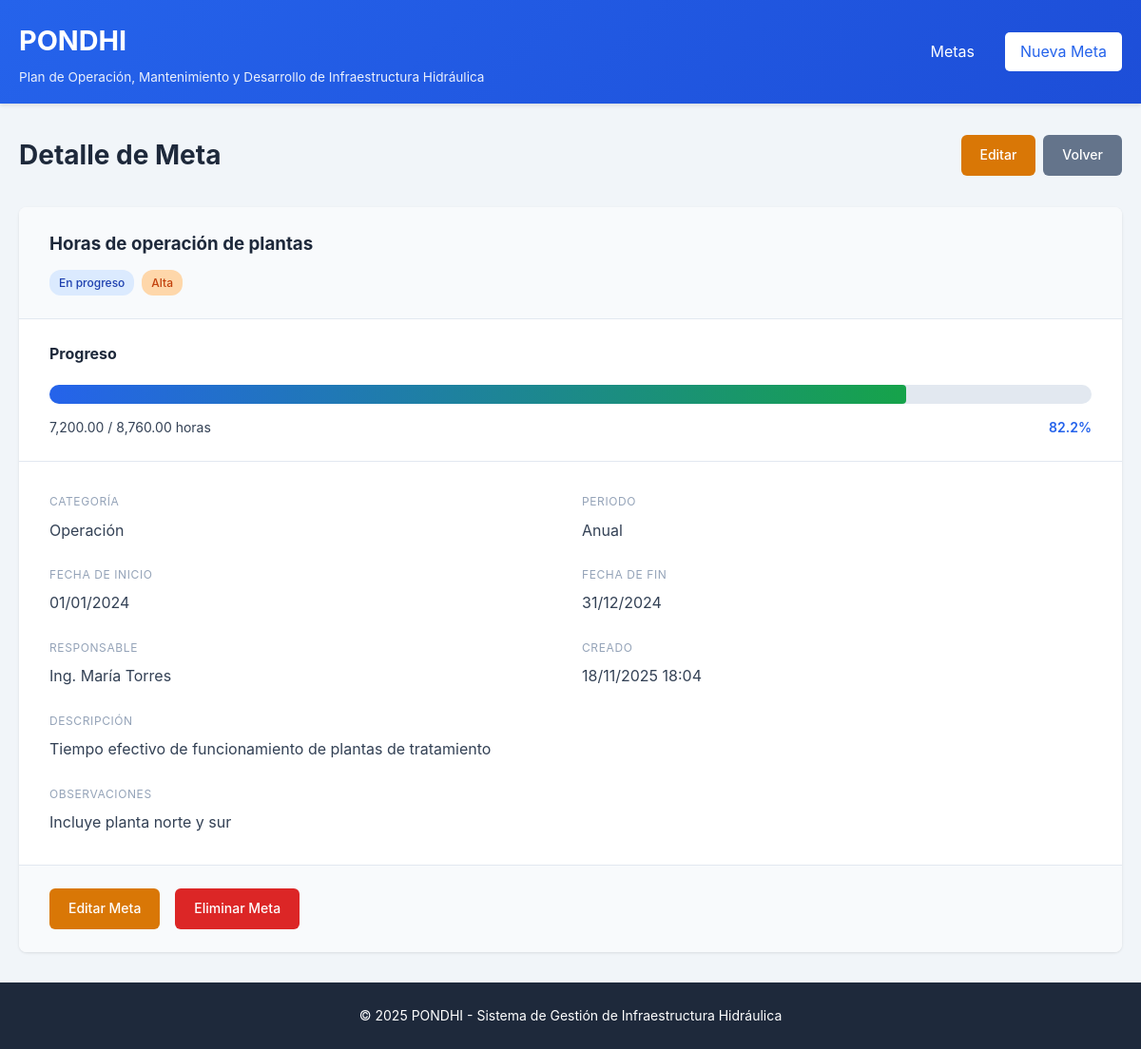
The app's page /public/metas/ver/2 with its own data.
### tables this page shows
CREATE TABLE IF NOT EXISTS metas (
    id INT AUTO_INCREMENT PRIMARY KEY,
    categoria_id INT NOT NULL,
    titulo VARCHAR(255) NOT NULL,
    descripcion TEXT,
    unidad_medida VARCHAR(50) NOT NULL,
    valor_meta DECIMAL(15,2) NOT NULL,
    valor_actual DECIMAL(15,2) DEFAULT 0,
    fecha_inicio DATE NOT NULL,
    fecha_fin DATE NOT NULL,
    periodo ENUM('mensual', 'trimestral', 'semestral', 'anual') NOT NULL,
    estado ENUM('pendiente', 'en_progreso', 'completada', 'cancelada') DEFAULT 'pendiente',
    prioridad ENUM('baja', 'media', 'alta', 'critica') DEFAULT 'media',
    responsable VARCHAR(150),
    observaciones TEXT,
    created_at TIMESTAMP DEFAULT CURRENT_TIMESTAMP,
    updated_at TIMESTAMP DEFAULT CURRENT_TIMESTAMP ON UPDATE CURRENT_TIMESTAMP,
    FOREIGN KEY (categoria_id) REFERENCES categorias(id) ON DELETE RESTRICT
);

CREATE TABLE IF NOT EXISTS categorias (
    id INT AUTO_INCREMENT PRIMARY KEY,
    nombre VARCHAR(100) NOT NULL,
    descripcion TEXT,
    created_at TIMESTAMP DEFAULT CURRENT_TIMESTAMP
);

### app/controllers/MetasController.php (called while the page is built, shortened)
<?php
class MetasController extends Controller {
    private $metaModel;
    public function __construct() {
        $this->metaModel = $this->model('Meta');
    }
    public function ver($id = null) {
        $meta = $this->metaModel->getById($id);
        $this->view('metas/ver', [
            'titulo' => 'Detalle de Meta',
            'meta' => $meta
        ]);
    }
}

### app/controllers/App.php (called while the page is built, shortened)
<?php
class App {
    protected $method = 'index';
    public function __construct() {
        $url = $this->parseUrl();
        if (isset($url[0]) && file_exists(APP_PATH . '/controllers/' . ucfirst($url[0]) . 'Controller.php')) {
            unset($url[0]);
        }
        $this->controller = new $this->controller;
        if (isset($url[1])) {
            if (method_exists($this->controller, $url[1])) {
                $this->method = $url[1];
                unset($url[1]);
            }
        }
        $this->params = $url ? array_values($url) : [];
        call_user_func_array([$this->controller, $this->method], $this->params);
    }
    protected function parseUrl() {
        if (isset($_GET['url'])) {
            return explode('/', filter_var(rtrim($_GET['url'], '/'), FILTER_SANITIZE_URL));
        }
        return [];
    }
}

### public/index.php (called while the page is built, shortened)
<?php
require_once APP_PATH . '/config/Database.php';
require_once APP_PATH . '/controllers/Controller.php';
require_once APP_PATH . '/controllers/App.php';
$app = new App();

### app/config/Database.php (called while the page is built, shortened)
<?php
class Database {
    private static $instance = null;
    private $connection;
    private function __construct() {
        try {
            $dsn = "mysql:host=" . DB_HOST . ";port=" . DB_PORT . ";dbname=" . DB_NAME . ";charset=" . DB_CHARSET;
            $options = [
                PDO::ATTR_ERRMODE => PDO::ERRMODE_EXCEPTION,
                PDO::ATTR_DEFAULT_FETCH_MODE => PDO::FETCH_ASSOC,
                PDO::ATTR_EMULATE_PREPARES => false,
            ];
            $this->connection = new PDO($dsn, DB_USER, DB_PASS, $options);
        } catch (PDOException $e) {
            if (DEBUG_MODE) {
                die("Error de conexión: " . $e->getMessage());
            } else {
                die("Error de conexión a la base de datos");
            }
        }
    }
    public static function getInstance() {
        if (self::$instance === null) {
            self::$instance = new self();
        }
        return self::$instance;
    }
    public function getConnection() {
        return $this->connection;
    }
}

### app/models/Meta.php (called while the page is built, shortened)
<?php
class Meta {
    private $db;
    private $table = 'metas';
    public function __construct() {
        $this->db = Database::getInstance()->getConnection();
    }
    public function getById($id) {
        $sql = "SELECT m.*, c.nombre as categoria_nombre
                FROM {$this->table} m
                INNER JOIN categorias c ON m.categoria_id = c.id
                WHERE m.id = :id";
        $stmt = $this->db->prepare($sql);
        $stmt->bindParam(':id', $id, PDO::PARAM_INT);
        $stmt->execute();
        return $stmt->fetch();
    }
}

### app/views/metas/ver.php (the view)
<?php require_once APP_PATH . '/views/layouts/header.php'; ?>
<?php
$porcentaje = $meta['valor_meta'] > 0
    ? round(($meta['valor_actual'] / $meta['valor_meta']) * 100, 1)
    : 0;
?>
<div class="page-header">
    <h2><?= $titulo ?></h2>
    <div class="header-actions">
        <a href="<?= APP_URL ?>/metas/editar/<?= $meta['id'] ?>" class="btn btn-warning">Editar</a>
        <a href="<?= APP_URL ?>/metas" class="btn btn-secondary">Volver</a>
    </div>
</div>
<div class="detail-container">
    <div class="detail-header">
        <h3><?= htmlspecialchars($meta['titulo']) ?></h3>
        <div class="badges">
            <span class="badge badge-<?= $meta['estado'] ?>">
                <?= ucfirst(str_replace('_', ' ', $meta['estado'])) ?>
            </span>
            <span class="badge badge-prioridad-<?= $meta['prioridad'] ?>">
                <?= ucfirst($meta['prioridad']) ?>
            </span>
        </div>
    </div>
    <div class="progress-section">
        <h4>Progreso</h4>
        <div class="progress-bar large">
            <div class="progress-fill" style="width: <?= min($porcentaje, 100) ?>%"></div>
        </div>
        <div class="progress-info">
            <span><?= number_format($meta['valor_actual'], 2) ?> / <?= number_format($meta['valor_meta'], 2) ?> <?= htmlspecialchars($meta['unidad_medida']) ?></span>
            <span class="progress-percentage"><?= $porcentaje ?>%</span>
        </div>
    </div>
    <div class="detail-grid">
        <div class="detail-item">
            <label>Categoría</label>
            <span><?= htmlspecialchars($meta['categoria_nombre']) ?></span>
        </div>
        <div class="detail-item">
            <label>Periodo</label>
            <span><?= ucfirst($meta['periodo']) ?></span>
        </div>
        <div class="detail-item">
            <label>Fecha de Inicio</label>
            <span><?= date('d/m/Y', strtotime($meta['fecha_inicio'])) ?></span>
        </div>
        <div class="detail-item">
            <label>Fecha de Fin</label>
            <span><?= date('d/m/Y', strtotime($meta['fecha_fin'])) ?></span>
        </div>
        <div class="detail-item">
            <label>Responsable</label>
            <span><?= htmlspecialchars($meta['responsable']) ?: 'No asignado' ?></span>
        </div>
        <div class="detail-item">
            <label>Creado</label>
            <span><?= date('d/m/Y H:i', strtotime($meta['created_at'])) ?></span>
        </div>
        <?php if (!empty($meta['descripcion'])): ?>
            <div class="detail-item full-width">
                <label>Descripción</label>
                <p><?= nl2br(htmlspecialchars($meta['descripcion'])) ?></p>
            </div>
        <?php endif; ?>
        <?php if (!empty($meta['observaciones'])): ?>
            <div class="detail-item full-width">
                <label>Observaciones</label>
                <p><?= nl2br(htmlspecialchars($meta['observaciones'])) ?></p>
            </div>
        <?php endif; ?>
    </div>
    <div class="detail-actions">
        <a href="<?= APP_URL ?>/metas/editar/<?= $meta['id'] ?>" class="btn btn-warning">Editar Meta</a>
        <a href="<?= APP_URL ?>/metas/eliminar/<?= $meta['id'] ?>"
           class="btn btn-danger"
           onclick="return confirm('¿Está seguro de eliminar esta meta?')">Eliminar Meta</a>
    </div>
</div>
<?php require_once APP_PATH . '/views/layouts/footer.php'; ?>

### public/css/styles.css (style rules this page uses)
:root { --primary-color: #2563eb; --primary-dark: #1d4ed8; --secondary-color: #64748b; --success-color: #16a34a; --warning-color: #d97706; --danger-color: #dc2626; --info-color: #0891b2; --light-color: #f8fafc; --dark-color: #1e293b; --border-color: #e2e8f0; --text-color: #334155; --text-muted: #94a3b8; }
* { margin: 0; padding: 0; box-sizing: border-box; }
body { font-family: -apple-system, BlinkMacSystemFont, 'Segoe UI', Roboto, Oxygen, Ubuntu, sans-serif; background-color: #f1f5f9; color: var(--text-color); line-height: 1.6; }
.page-header { display: flex; justify-content: space-between; align-items: center; margin-bottom: 2rem; flex-wrap: wrap; gap: 1rem; }
.page-header h2 { color: var(--dark-color); font-size: 1.75rem; }
.header-actions { display: flex; gap: 0.5rem; }
.btn { display: inline-block; padding: 0.625rem 1.25rem; border: none; border-radius: 6px; cursor: pointer; text-decoration: none; font-size: 0.875rem; font-weight: 500; transition: all 0.3s; text-align: center; }
.btn-secondary { background-color: var(--secondary-color); color: white; }
.btn-warning { background-color: var(--warning-color); color: white; }
.btn-danger { background-color: var(--danger-color); color: white; }
.progress-bar { background-color: var(--border-color); border-radius: 4px; height: 8px; overflow: hidden; width: 100px; display: inline-block; vertical-align: middle; }
.progress-bar.large { height: 20px; width: 100%; border-radius: 10px; }
.progress-fill { background: linear-gradient(90deg, var(--primary-color), var(--success-color)); height: 100%; border-radius: 4px; transition: width 0.3s; }
.badge { display: inline-block; padding: 0.25rem 0.625rem; border-radius: 12px; font-size: 0.75rem; font-weight: 500; }
.badge-en_progreso { background-color: #dbeafe; color: #1e40af; }
.badge-prioridad-alta { background-color: #fed7aa; color: #c2410c; }
.detail-container { background: white; border-radius: 8px; box-shadow: 0 1px 3px rgba(0, 0, 0, 0.1); overflow: hidden; }
.detail-header { padding: 1.5rem 2rem; background-color: var(--light-color); border-bottom: 1px solid var(--border-color); }
.detail-header h3 { margin-bottom: 0.75rem; color: var(--dark-color); }
.detail-header .badges { display: flex; gap: 0.5rem; }
.progress-section { padding: 1.5rem 2rem; border-bottom: 1px solid var(--border-color); }
.progress-section h4 { margin-bottom: 1rem; color: var(--dark-color); }
.progress-info { display: flex; justify-content: space-between; margin-top: 0.75rem; font-size: 0.875rem; }
.progress-percentage { font-weight: 600; color: var(--primary-color); }
.detail-grid { display: grid; grid-template-columns: repeat(2, 1fr); gap: 1.5rem; padding: 2rem; }
.detail-item { display: flex; flex-direction: column; }
.detail-item.full-width { grid-column: span 2; }
.detail-item label { font-size: 0.75rem; color: var(--text-muted); text-transform: uppercase; letter-spacing: 0.05em; margin-bottom: 0.5rem; }
.detail-item span, .detail-item p { color: var(--text-color); }
.detail-actions { padding: 1.5rem 2rem; background-color: var(--light-color); border-top: 1px solid var(--border-color); display: flex; gap: 1rem; }

### records on screen
metas: titulo "Horas de operación de plantas", estado "En progreso", prioridad "Alta", valor_actual "7,200.00", valor_meta "8,760.00", unidad_medida "horas", porcentaje "82.2", categoria.nombre "Operación", periodo "Anual", fecha_inicio "01/01/2024", fecha_fin "31/12/2024", responsable "Ing. María Torres", created_at "18/11/2025 18:04", descripcion "Tiempo efectivo de funcionamiento de plantas de tratamiento", observaciones "Incluye planta norte y sur"

### other values on screen
$titulo "Detalle de Meta"
